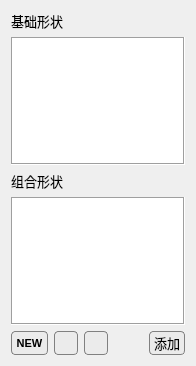
<?xml version="1.0" encoding="UTF-8"?>
<ui version="4.0">
 <class>Form</class>
 <widget class="QWidget" name="Form">
  <property name="geometry">
   <rect>
    <x>0</x>
    <y>0</y>
    <width>196</width>
    <height>366</height>
   </rect>
  </property>
  <property name="contextMenuPolicy">
   <enum>Qt::CustomContextMenu</enum>
  </property>
  <property name="windowTitle">
   <string>高级形状</string>
  </property>
  <layout class="QVBoxLayout" name="verticalLayout">
   <item alignment="Qt::AlignLeft">
    <widget class="QLabel" name="label">
     <property name="font">
      <font>
       <pointsize>10</pointsize>
      </font>
     </property>
     <property name="text">
      <string>基础形状</string>
     </property>
    </widget>
   </item>
   <item>
    <widget class="QListWidget" name="listWidget">
     <property name="font">
      <font>
       <pointsize>10</pointsize>
      </font>
     </property>
     <property name="contextMenuPolicy">
      <enum>Qt::CustomContextMenu</enum>
     </property>
     <property name="frameShape">
      <enum>QFrame::Box</enum>
     </property>
     <property name="selectionMode">
      <enum>QAbstractItemView::MultiSelection</enum>
     </property>
    </widget>
   </item>
   <item alignment="Qt::AlignLeft">
    <widget class="QLabel" name="label_2">
     <property name="font">
      <font>
       <pointsize>10</pointsize>
      </font>
     </property>
     <property name="text">
      <string>组合形状</string>
     </property>
    </widget>
   </item>
   <item>
    <widget class="QListWidget" name="listWidget_2">
     <property name="font">
      <font>
       <pointsize>10</pointsize>
      </font>
     </property>
     <property name="contextMenuPolicy">
      <enum>Qt::CustomContextMenu</enum>
     </property>
     <property name="frameShape">
      <enum>QFrame::Box</enum>
     </property>
     <property name="selectionMode">
      <enum>QAbstractItemView::MultiSelection</enum>
     </property>
     <property name="selectionRectVisible">
      <bool>false</bool>
     </property>
    </widget>
   </item>
   <item>
    <layout class="QHBoxLayout" name="horizontalLayout">
     <item>
      <widget class="QPushButton" name="pushButton_new">
       <property name="minimumSize">
        <size>
         <width>0</width>
         <height>24</height>
        </size>
       </property>
       <property name="maximumSize">
        <size>
         <width>40</width>
         <height>24</height>
        </size>
       </property>
       <property name="font">
        <font>
         <pointsize>8</pointsize>
         <bold>true</bold>
        </font>
       </property>
       <property name="toolTip">
        <string>新建一个目标</string>
       </property>
       <property name="styleSheet">
        <string notr="true">QPushButton
{background-color: rgb(235, 235, 235);
border: 1px solid gray;
border-radius: 4px;
padding-left:4px;
padding-right:4px;


}
 QPushButton:hover {
            background-color:  rgb(225, 225, 225);
}

 QPushButton:pressed {
            background-color:  rgb(215, 215, 215);
        }        

</string>
       </property>
       <property name="text">
        <string>NEW</string>
       </property>
       <property name="iconSize">
        <size>
         <width>13</width>
         <height>15</height>
        </size>
       </property>
      </widget>
     </item>
     <item>
      <widget class="QPushButton" name="pushButton_union">
       <property name="minimumSize">
        <size>
         <width>0</width>
         <height>24</height>
        </size>
       </property>
       <property name="maximumSize">
        <size>
         <width>24</width>
         <height>24</height>
        </size>
       </property>
       <property name="toolTip">
        <string>形状求并集</string>
       </property>
       <property name="styleSheet">
        <string notr="true">QPushButton
{background-color: rgb(235, 235, 235);
border: 1px solid gray;
border-radius: 4px;
padding-left:4px;
padding-right:4px;


}
 QPushButton:hover {
            background-color:  rgb(225, 225, 225);
}

 QPushButton:pressed {
            background-color:  rgb(215, 215, 215);
        }        

</string>
       </property>
       <property name="text">
        <string/>
       </property>
       <property name="icon">
        <iconset>
         <normaloff>images/operation/bing.png</normaloff>images/operation/bing.png</iconset>
       </property>
       <property name="iconSize">
        <size>
         <width>13</width>
         <height>15</height>
        </size>
       </property>
      </widget>
     </item>
     <item>
      <widget class="QPushButton" name="pushButton_diff">
       <property name="minimumSize">
        <size>
         <width>0</width>
         <height>24</height>
        </size>
       </property>
       <property name="maximumSize">
        <size>
         <width>24</width>
         <height>24</height>
        </size>
       </property>
       <property name="toolTip">
        <string>形状求差集</string>
       </property>
       <property name="styleSheet">
        <string notr="true">QPushButton
{background-color: rgb(235, 235, 235);
border: 1px solid gray;
border-radius: 4px;
padding-left:4px;
padding-right:4px;


}
 QPushButton:hover {
            background-color:  rgb(225, 225, 225);
}

 QPushButton:pressed {
            background-color:  rgb(215, 215, 215);
        }        

</string>
       </property>
       <property name="text">
        <string/>
       </property>
       <property name="icon">
        <iconset>
         <normaloff>images/operation/cha.png</normaloff>images/operation/cha.png</iconset>
       </property>
       <property name="iconSize">
        <size>
         <width>13</width>
         <height>15</height>
        </size>
       </property>
      </widget>
     </item>
     <item>
      <spacer name="horizontalSpacer">
       <property name="orientation">
        <enum>Qt::Horizontal</enum>
       </property>
       <property name="sizeHint" stdset="0">
        <size>
         <width>40</width>
         <height>20</height>
        </size>
       </property>
      </spacer>
     </item>
     <item>
      <widget class="QPushButton" name="pushButton_add">
       <property name="minimumSize">
        <size>
         <width>0</width>
         <height>24</height>
        </size>
       </property>
       <property name="font">
        <font>
         <pointsize>10</pointsize>
        </font>
       </property>
       <property name="styleSheet">
        <string notr="true">QPushButton
{background-color: rgb(235, 235, 235);
border: 1px solid gray;
border-radius: 4px;
padding-left:4px;
padding-right:4px;


}
 QPushButton:hover {
            background-color:  rgb(225, 225, 225);
}

 QPushButton:pressed {
            background-color:  rgb(215, 215, 215);
        }        
</string>
       </property>
       <property name="text">
        <string>添加</string>
       </property>
      </widget>
     </item>
    </layout>
   </item>
  </layout>
 </widget>
 <resources/>
 <connections/>
</ui>
